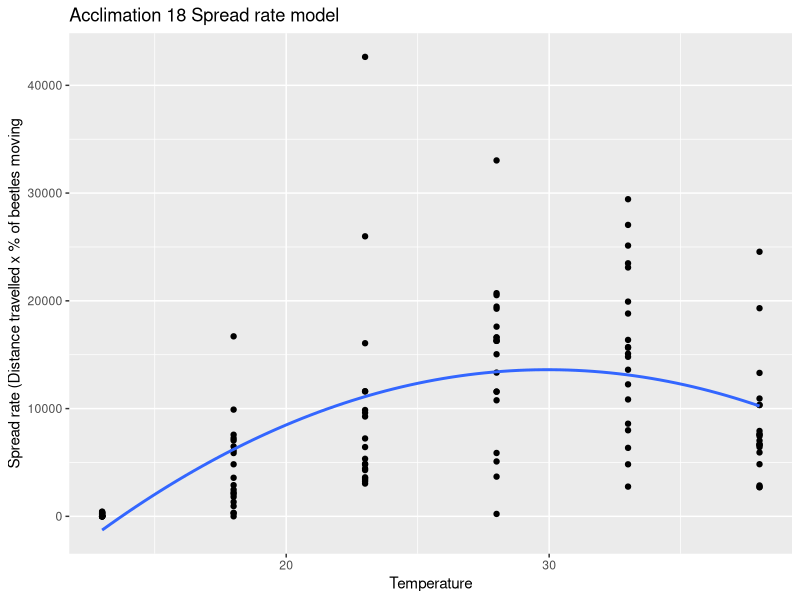

R code for this plot: (Note: this script raises an error after producing the figure.)
getwd()
setwd("Documents/R/Movement rate modeling/Spread rate_formulas/Data/")

# Install Packages 
install.packages("ggplot2")

#Load Packages
library(ggplot2)

#Acclimation 18 - Derive formula equation coefficients for movement/spread rate

#Load data 
df18 <- read.csv("Spread_rate_formula_A18.csv", header = TRUE, sep=";")

spread_rate18 <- df18$Spread_rate
temperature18 <- df18$Temp

# Fit a second-order polynomial regression
model18 <- lm(spread_rate18 ~ temperature18 + I(temperature18^2), data = df18)

# Show the summary of the model
summary(model18)

# Create scatter plot with fitted curve
ggplot(df18, aes(x = temperature18, y = spread_rate18)) +
  geom_point() +
  geom_smooth(method = "lm", formula = y ~ poly(x, 2), se = FALSE)+
  labs(title="Acclimation 18 Spread rate model", 
       x= "Temperature", 
       y= "Spread rate (Distance travelled x % of beetles moving")

~~~~~~~~~~~~~~~~~~~~~~~~~~~~~~~~~~~~~~~~~~~~~~~~~~~~~~~~~~~~~~~~~~~
  
# Acclimation 25 - Derive formula equation coefficients for movement/spread rate

# Load data 
  df25 <- read.csv("Spread_rate_formula_A25.csv", header = TRUE, sep=";")

spread_rate25 <- df25$Spread_rate
temperature25 <- df25$Temp

# Fit a second-order polynomial regression
model25 <- lm(spread_rate25 ~ temperature25 + I(temperature25^2), data = df18)

# show the summary of the model
summary(model25)

#Show model shape 

ggplot(df25, aes(x = temperature25, y = spread_rate25)) +
  geom_point() +
  geom_smooth(method = "lm", formula = y ~ poly(x, 2), se = FALSE)+
  labs(title="Acclimation 25 Spread rate model", 
       x= "Temperature", 
       y= "Spread rate (Distance travelled x % of beetles moving")

~~~~~~~~~~~~~~~~~~~~~~~~~~~~~~~~~~~~~~~~~~~~~~~~~~~~~~~~~~~~~~~~~~

# Acclimation 32 - Derive formula equation coefficients for movement/spread rate
  
# Load data 
  
df32 <- read.csv("Spread_rate_formula_A32.csv", header = TRUE, sep=";")

spread_rate32 <- df32$Spread_rate
temperature32 <- df32$Temp

# fit a second-order polynomial regression
model32 <- lm(spread_rate32 ~ temperature32 + I(temperature32^2), data = df18)

# show the summary of the model
summary(model32)

#Show model shape 

ggplot(df32, aes(x = temperature32, y = spread_rate32)) +
  geom_point() +
  geom_smooth(method = "lm", formula = y ~ poly(x, 2), se = FALSE)+
  labs(title="Acclimation 32 Spread rate model", 
       x= "Temperature", 
       y= "Spread rate (Distance travelled x % of beetles moving")

